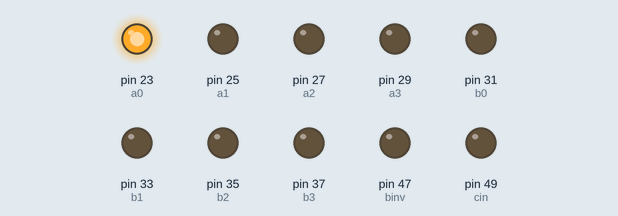
Recording of a sketch running on a simulated Arduino Mega 2560, built with avr-gcc and run on an emulated ATmega2560. Parts: output pins drawn as LEDs (lit = HIGH).

Above: at 0.5 s.
At 2.5 s:
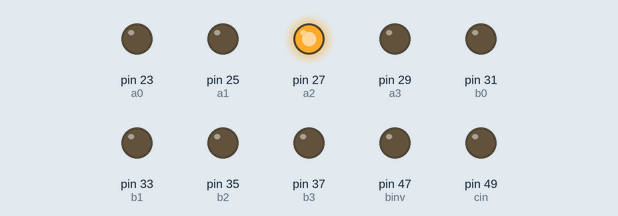
At 3.5 s:
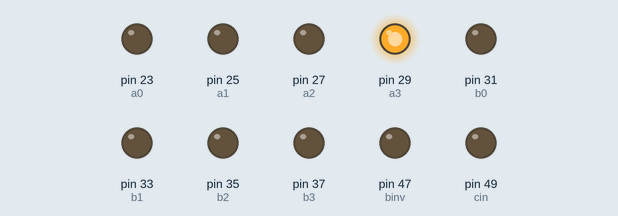
At 4.5 s:
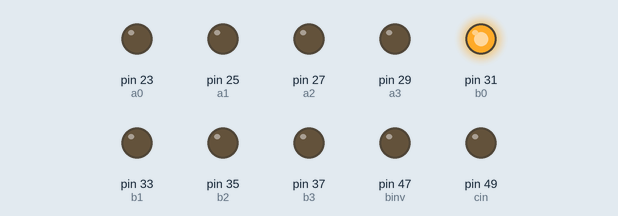
At 6.5 s:
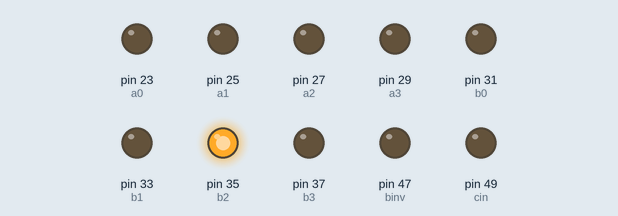
At 9.5 s:
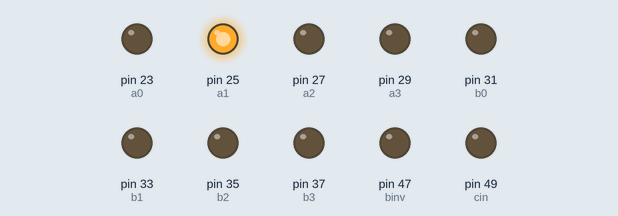
Timing chart, 0 to 10.4 s (numbered marks = the images above):
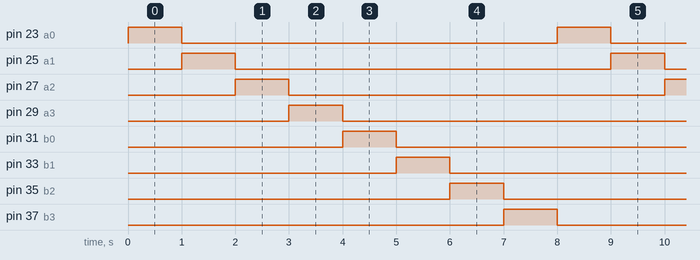

The sketch:

testInputs.ino
```cpp
int s0 = 43;
int s1 = 45;
int binv = 47;
int cin = 49;

int a0 = 23;
int a1 = 25;
int a2 = 27;
int a3 = 29;

int b0 = 31;
int b1 = 33;
int b2 = 35;
int b3 = 37;

int del = 1000;

void setup() {
  Serial.begin(9600);
  pinMode(s0, OUTPUT);
  pinMode(s1, OUTPUT);
  pinMode(binv, OUTPUT);
  pinMode(cin, OUTPUT);
  pinMode(a0, OUTPUT);
  pinMode(a1, OUTPUT);
  pinMode(a2, OUTPUT);
  pinMode(a3, OUTPUT);
  pinMode(b0, OUTPUT);
  pinMode(b1, OUTPUT);
  pinMode(b2, OUTPUT);
  pinMode(b3, OUTPUT);

  digitalWrite(a0, LOW);
digitalWrite(a1, LOW);
digitalWrite(a2, LOW);
digitalWrite(a3, LOW);
digitalWrite(b0, LOW);
digitalWrite(b1, LOW);
digitalWrite(b2, LOW);
digitalWrite(b3, LOW);
  digitalWrite(s0, LOW);
  digitalWrite(s1, LOW);
  digitalWrite(binv, LOW);
  digitalWrite(cin, LOW);
}

void loop() {
  digitalWrite(b3, LOW);
  digitalWrite(a0, HIGH);
delay(del);
  digitalWrite(a0, LOW);
  digitalWrite(a1, HIGH);
delay(del);
  digitalWrite(a1, LOW);
  digitalWrite(a2, HIGH);
delay(del);
  digitalWrite(a2, LOW);
  digitalWrite(a3, HIGH);
delay(del);
  digitalWrite(a3, LOW);
  digitalWrite(b0, HIGH);
delay(del);
  digitalWrite(b0, LOW);
  digitalWrite(b1, HIGH);
delay(del);
  digitalWrite(b1, LOW);
  digitalWrite(b2, HIGH);
delay(del);
  digitalWrite(b2, LOW);
  digitalWrite(b3, HIGH);
delay(del);
}
```

Measured:
- by itself, pin 23 (a0), pin 25 (a1), pin 27 (a2), pin 29 (a3), pin 31 (b0), pin 33 (b1), pin 35 (b2), pin 37 (b3): alternates HIGH for 1.0 s and LOW for 7.0 s
- by itself, everything shown: repeats every 8.0 s, in 8 steps
